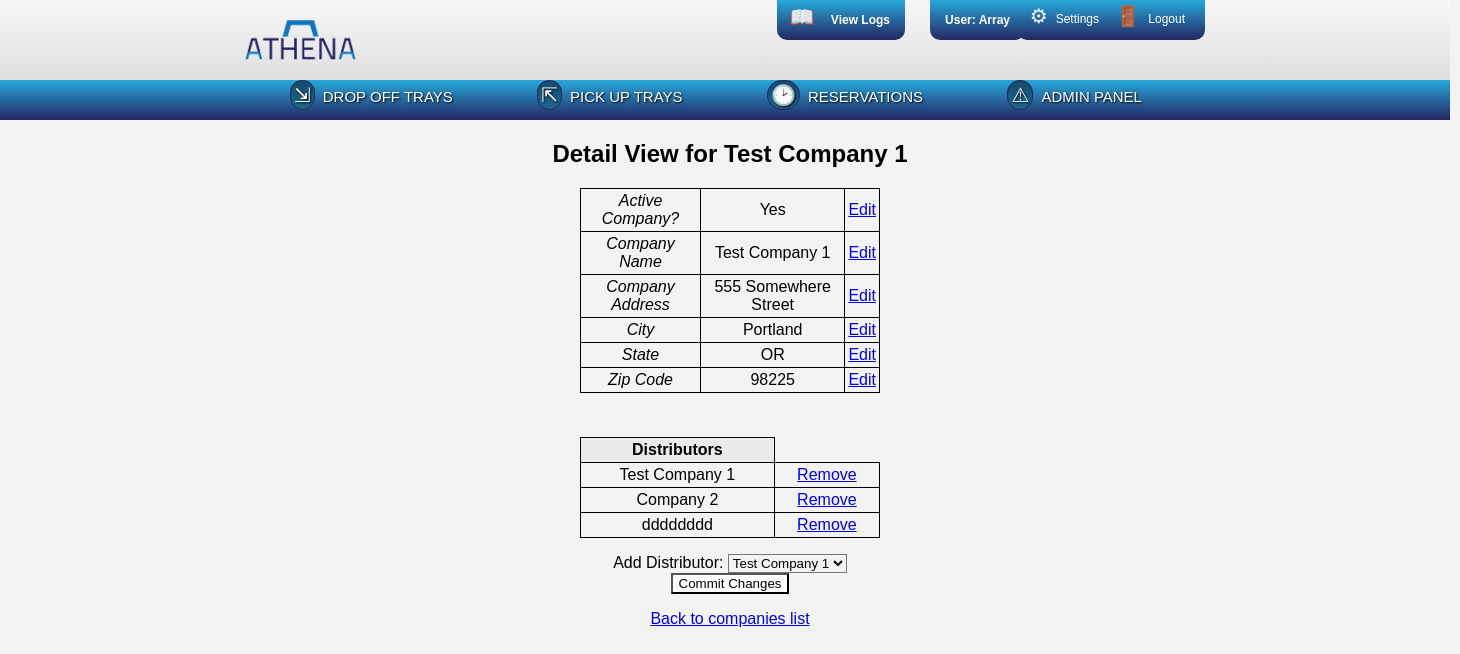
Page /www/companies/companyDetail.php?cid=1 (signed in) on the committed database.
### tables this page shows
create table if not exists company
( cmp_id    int(10)      not null auto_increment,
  active    int(1)       not null default 1,
  name      varchar(255) not null default '',
  address   varchar(255) not null default '',
  city      varchar(255) not null default '',
  state     varchar(255) not null default '',
  zip       varchar(255) not null default '',
  primary key (cmp_id)
);

create table if not exists dst_cmp 
( dst_id    int(10)      not null,   
  cmp_id    int(10)      not null,   
  unique index (dst_id, cmp_id)
);

### www/utils/dbConnector.php (called while the page is built, shortened)
<?php
	class dbConnector implements dbConnectInfo {
		protected static $server = dbConnectInfo::HOST;
		protected static $db = dbConnectInfo::DBNAME;
		protected static $user = dbConnectInfo::USER;
		protected static $pass = dbConnectInfo::PW;
		public function doConnect() {
			$hookup = mysqli_connect(self::$server, self::$user, self::$pass, self::$db);
			return $hookup;
		}
	}
?>

### www/companies/companyDetail.php (the view, shortened to what this page needs)
<?php
	require_once "includes.php";
	$worker = new dbWorker();
	echo "<div class='adminTable'>";
	$detailedCompany = $_GET['cid'];
	$sql = "SELECT * FROM company WHERE cmp_id=$detailedCompany";
	if($result = $worker->query($sql)) {
		echo "<table>";
		$row = mysqli_fetch_assoc($result);
		extract($row);
		echo "<h2>Detail View for $name</h2>";
		$activeComapny = ($active == 1) ? 'Yes' : 'No';
		echo "<tr><td><em>Active Company?</em></td><td>$activeComapny</td><td><a href='editCompanyInfo.php?mtd=active'>Edit</a></td></tr>";
		echo "<tr><td><em>Company Name</em></td><td>$name</td><td><a href='editCompanyInfo.php?mtd=name'>Edit</a></td></tr>";
		echo "<tr><td><em>Company Address</em></td><td>$address</td><td><a href='editCompanyInfo.php?mtd=address'>Edit</a></td></tr>";
		echo "<tr><td><em>City</em></td><td>$city</td><td><a href='editCompanyInfo.php?mtd=city'>Edit</a></td></tr>";
		echo "<tr><td><em>State</em></td><td>$state</td><td><a href='editCompanyInfo.php?mtd=state'>Edit</a></td></tr>";
		echo "<tr><td><em>Zip Code</em></td><td>$zip</td><td><a href='editCompanyInfo.php?mtd=zip'>Edit</a></td></tr> </table>";
		$sql = "SELECT * FROM dst_cmp WHERE cmp_id='$detailedCompany'";
		if($result = $worker->query($sql)) {
			$dst_cmp = "<table>" .
			"<tr><th>Distributors</th></tr>";
			while ($row = mysqli_fetch_assoc($result)) {
				extract($row);
				$company = $worker->findCompany($dst_id, "name");
				$dst_cmp .= "<tr><td>$company</td>" .
				"<td><a href='companyDetail.php?del=$dst_id&cid=$detailedCompany'>Remove</a></td></tr>";
			}
			$dst_cmp .= "</table>";
			echo "<br />";
			echo "<p>$dst_cmp</p>";
		}
		$companiesSelector = $worker->createSelector("company", "name", "cmp_id");
		$companiesForm = "<form action='companyDetail.php?cid=$cmp_id' method='post'>" .
		"Add Distributor: $companiesSelector <br/>" .
		"<input type='submit' value='Commit Changes' />  </form>";
		echo "<p>$companiesForm</p>";
		echo "</div>";
	} else {
			echo "Database connection error.";
	}
?>
<?php
	echo "<p><a href='companies.php'>Back to companies list</a></p>";
?>

### www/styles.css (style rules this page uses)
* { background: none repeat scroll 0% 0% transparent; }
body { font-family: helvetica, sans-serif; margin: 0; background: #f3f3f3; overflow-x:hidden; }
input, textarea { background: white; }
.main table, .main th, .main td { margin-top: 10px; margin-bottom: 10px; padding: 3px; max-width: 400px; word-wrap: break-word; border-collapse: collapse; }
.adminTable th, .adminTable td { border: 1px solid black; margin-top: 10px; margin-bottom: 10px; padding: 3px; max-width: 400px; word-wrap: break-word; border-collapse: collapse; }
.adminTable th { background: #EBEBEB; max-width: 500px; }
.main table { width: 300px; margin-left: auto; margin-right: auto; }
.main div { margin-left: auto; margin-right: auto; }

### rows in the picture
company: name "Test Company 1", active "Yes", address "555 Somewhere Street", city "Portland", state "OR", zip "98225"
dst_cmp: dst.name "Test Company 1"
dst_cmp: dst.name "Company 2"
dst_cmp: dst.name "dddddddd"

### other values in the picture
$userStr "Array"
form field newcompany "Test Company 1"
